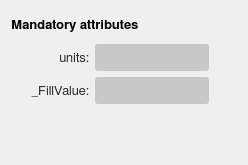
     <widget class="QWidget" name="layoutWidget">
      <layout class="QVBoxLayout" name="verticalLayout">
       <item>
        <layout class="QHBoxLayout" name="horizontalLayout">
         <item>
          <widget class="QLabel" name="vw_mandatoryAttributes_lb">
           <property name="minimumSize">
            <size>
             <width>0</width>
             <height>27</height>
            </size>
           </property>
           <property name="maximumSize">
            <size>
             <width>16777215</width>
             <height>27</height>
            </size>
           </property>
           <property name="font">
            <font>
             <family>FreeSans</family>
             <pointsize>10</pointsize>
             <weight>75</weight>
             <bold>true</bold>
             <stylestrategy>PreferAntialias</stylestrategy>
             <kerning>true</kerning>
            </font>
           </property>
           <property name="styleSheet">
            <string notr="true">QLabel {
	color: black;
}</string>
           </property>
           <property name="text">
            <string>Mandatory attributes</string>
           </property>
          </widget>
         </item>
         <item>
          <spacer name="horizontalSpacer_5">
           <property name="orientation">
            <enum>Qt::Horizontal</enum>
           </property>
           <property name="sizeHint" stdset="0">
            <size>
             <width>40</width>
             <height>20</height>
            </size>
           </property>
          </spacer>
         </item>
        </layout>
       </item>
       <item>
        <layout class="QHBoxLayout" name="horizontalLayout_2">
         <item>
          <spacer name="horizontalSpacer_2">
           <property name="orientation">
            <enum>Qt::Horizontal</enum>
           </property>
           <property name="sizeType">
            <enum>QSizePolicy::Fixed</enum>
           </property>
           <property name="sizeHint" stdset="0">
            <size>
             <width>20</width>
             <height>20</height>
            </size>
           </property>
          </spacer>
         </item>
         <item>
          <layout class="QGridLayout" name="gridLayout">
           <item row="0" column="0">
            <widget class="QLabel" name="vw_units_lb">
             <property name="minimumSize">
              <size>
               <width>0</width>
               <height>27</height>
              </size>
             </property>
             <property name="maximumSize">
              <size>
               <width>16777215</width>
               <height>27</height>
              </size>
             </property>
             <property name="font">
              <font>
               <family>FreeSans</family>
               <pointsize>10</pointsize>
               <weight>50</weight>
               <bold>false</bold>
               <stylestrategy>PreferAntialias</stylestrategy>
               <kerning>true</kerning>
              </font>
             </property>
             <property name="toolTip">
              <string>units</string>
             </property>
             <property name="styleSheet">
              <string notr="true">QLabel {
    color: rgb(45,45,45);
}</string>
             </property>
             <property name="text">
              <string>units:</string>
             </property>
             <property name="alignment">
              <set>Qt::AlignRight|Qt::AlignTrailing|Qt::AlignVCenter</set>
             </property>
            </widget>
           </item>
           <item row="0" column="1">
            <widget class="QLineEdit" name="vw_units_ln">
             <property name="enabled">
              <bool>false</bool>
             </property>
             <property name="minimumSize">
              <size>
               <width>0</width>
               <height>27</height>
              </size>
             </property>
             <property name="maximumSize">
              <size>
               <width>16777215</width>
               <height>27</height>
              </size>
             </property>
             <property name="palette">
              <palette>
               <active>
                <colorrole role="WindowText">
                 <brush brushstyle="SolidPattern">
                  <color alpha="255">
                   <red>45</red>
                   <green>45</green>
                   <blue>45</blue>
                  </color>
                 </brush>
                </colorrole>
                <colorrole role="Button">
                 <brush brushstyle="SolidPattern">
                  <color alpha="255">
                   <red>240</red>
                   <green>240</green>
                   <blue>240</blue>
                  </color>
                 </brush>
                </colorrole>
                <colorrole role="Text">
                 <brush brushstyle="SolidPattern">
                  <color alpha="255">
                   <red>45</red>
                   <green>45</green>
                   <blue>45</blue>
                  </color>
                 </brush>
                </colorrole>
                <colorrole role="ButtonText">
                 <brush brushstyle="SolidPattern">
                  <color alpha="255">
                   <red>45</red>
                   <green>45</green>
                   <blue>45</blue>
                  </color>
                 </brush>
                </colorrole>
                <colorrole role="Base">
                 <brush brushstyle="SolidPattern">
                  <color alpha="255">
                   <red>240</red>
                   <green>240</green>
                   <blue>240</blue>
                  </color>
                 </brush>
                </colorrole>
                <colorrole role="Window">
                 <brush brushstyle="SolidPattern">
                  <color alpha="255">
                   <red>240</red>
                   <green>240</green>
                   <blue>240</blue>
                  </color>
                 </brush>
                </colorrole>
                <colorrole role="PlaceholderText">
                 <brush brushstyle="NoBrush">
                  <color alpha="128">
                   <red>45</red>
                   <green>45</green>
                   <blue>45</blue>
                  </color>
                 </brush>
                </colorrole>
               </active>
               <inactive>
                <colorrole role="WindowText">
                 <brush brushstyle="SolidPattern">
                  <color alpha="255">
                   <red>45</red>
                   <green>45</green>
                   <blue>45</blue>
                  </color>
                 </brush>
                </colorrole>
                <colorrole role="Button">
                 <brush brushstyle="SolidPattern">
                  <color alpha="255">
                   <red>240</red>
                   <green>240</green>
                   <blue>240</blue>
                  </color>
                 </brush>
                </colorrole>
                <colorrole role="Text">
                 <brush brushstyle="SolidPattern">
                  <color alpha="255">
                   <red>45</red>
                   <green>45</green>
                   <blue>45</blue>
                  </color>
                 </brush>
                </colorrole>
                <colorrole role="ButtonText">
                 <brush brushstyle="SolidPattern">
                  <color alpha="255">
                   <red>45</red>
                   <green>45</green>
                   <blue>45</blue>
                  </color>
                 </brush>
                </colorrole>
                <colorrole role="Base">
                 <brush brushstyle="SolidPattern">
                  <color alpha="255">
                   <red>240</red>
                   <green>240</green>
                   <blue>240</blue>
                  </color>
                 </brush>
                </colorrole>
                <colorrole role="Window">
                 <brush brushstyle="SolidPattern">
                  <color alpha="255">
                   <red>240</red>
                   <green>240</green>
                   <blue>240</blue>
                  </color>
                 </brush>
                </colorrole>
                <colorrole role="PlaceholderText">
                 <brush brushstyle="NoBrush">
                  <color alpha="128">
                   <red>45</red>
                   <green>45</green>
                   <blue>45</blue>
                  </color>
                 </brush>
                </colorrole>
               </inactive>
               <disabled>
                <colorrole role="WindowText">
                 <brush brushstyle="SolidPattern">
                  <color alpha="255">
                   <red>45</red>
                   <green>45</green>
                   <blue>45</blue>
                  </color>
                 </brush>
                </colorrole>
                <colorrole role="Button">
                 <brush brushstyle="SolidPattern">
                  <color alpha="255">
                   <red>200</red>
                   <green>200</green>
                   <blue>200</blue>
                  </color>
                 </brush>
                </colorrole>
                <colorrole role="Text">
                 <brush brushstyle="SolidPattern">
                  <color alpha="255">
                   <red>45</red>
                   <green>45</green>
                   <blue>45</blue>
                  </color>
                 </brush>
                </colorrole>
                <colorrole role="ButtonText">
                 <brush brushstyle="SolidPattern">
                  <color alpha="255">
                   <red>45</red>
                   <green>45</green>
                   <blue>45</blue>
                  </color>
                 </brush>
                </colorrole>
                <colorrole role="Base">
                 <brush brushstyle="SolidPattern">
                  <color alpha="255">
                   <red>200</red>
                   <green>200</green>
                   <blue>200</blue>
                  </color>
                 </brush>
                </colorrole>
                <colorrole role="Window">
                 <brush brushstyle="SolidPattern">
                  <color alpha="255">
                   <red>200</red>
                   <green>200</green>
                   <blue>200</blue>
                  </color>
                 </brush>
                </colorrole>
                <colorrole role="PlaceholderText">
                 <brush brushstyle="NoBrush">
                  <color alpha="128">
                   <red>45</red>
                   <green>45</green>
                   <blue>45</blue>
                  </color>
                 </brush>
                </colorrole>
               </disabled>
              </palette>
             </property>
             <property name="font">
              <font>
               <family>FreeSans</family>
               <pointsize>9</pointsize>
               <weight>50</weight>
               <bold>false</bold>
               <stylestrategy>PreferAntialias</stylestrategy>
               <kerning>true</kerning>
              </font>
             </property>
             <property name="styleSheet">
              <string notr="true">QLineEdit {
	border-radius: 3px;
	padding: 1px 4px 1px 4px;
	background-color: rgb(240, 240, 240);
    color: rgb(45,45,45);
}

QLineEdit:disabled {
	background-color: rgb(200,200,200);
}</string>
             </property>
             <property name="text">
              <string/>
             </property>
             <property name="frame">
              <bool>false</bool>
             </property>
            </widget>
           </item>
           <item row="1" column="0">
            <widget class="QLabel" name="vw_fillValue_lb">
             <property name="minimumSize">
              <size>
               <width>0</width>
               <height>27</height>
              </size>
             </property>
             <property name="maximumSize">
              <size>
               <width>16777215</width>
               <height>27</height>
              </size>
             </property>
             <property name="font">
              <font>
               <family>FreeSans</family>
               <pointsize>10</pointsize>
               <weight>50</weight>
               <bold>false</bold>
               <stylestrategy>PreferAntialias</stylestrategy>
               <kerning>true</kerning>
              </font>
             </property>
             <property name="styleSheet">
              <string notr="true">QLabel {
    color: rgb(45,45,45);
}</string>
             </property>
             <property name="text">
              <string>_FillValue:</string>
             </property>
             <property name="alignment">
              <set>Qt::AlignRight|Qt::AlignTrailing|Qt::AlignVCenter</set>
             </property>
            </widget>
           </item>
           <item row="1" column="1">
            <widget class="QLineEdit" name="vw_fillValue_ln">
             <property name="enabled">
              <bool>false</bool>
             </property>
             <property name="minimumSize">
              <size>
               <width>0</width>
               <height>27</height>
              </size>
             </property>
             <property name="maximumSize">
              <size>
               <width>16777215</width>
               <height>27</height>
              </size>
             </property>
             <property name="palette">
              <palette>
               <active>
                <colorrole role="WindowText">
                 <brush brushstyle="SolidPattern">
                  <color alpha="255">
                   <red>45</red>
                   <green>45</green>
                   <blue>45</blue>
                  </color>
                 </brush>
                </colorrole>
                <colorrole role="Button">
                 <brush brushstyle="SolidPattern">
                  <color alpha="255">
                   <red>240</red>
                   <green>240</green>
                   <blue>240</blue>
                  </color>
                 </brush>
                </colorrole>
                <colorrole role="Text">
                 <brush brushstyle="SolidPattern">
                  <color alpha="255">
                   <red>45</red>
                   <green>45</green>
                   <blue>45</blue>
                  </color>
                 </brush>
                </colorrole>
                <colorrole role="ButtonText">
                 <brush brushstyle="SolidPattern">
                  <color alpha="255">
                   <red>45</red>
                   <green>45</green>
                   <blue>45</blue>
                  </color>
                 </brush>
                </colorrole>
                <colorrole role="Base">
                 <brush brushstyle="SolidPattern">
                  <color alpha="255">
                   <red>240</red>
                   <green>240</green>
                   <blue>240</blue>
                  </color>
                 </brush>
                </colorrole>
                <colorrole role="Window">
                 <brush brushstyle="SolidPattern">
                  <color alpha="255">
                   <red>240</red>
                   <green>240</green>
                   <blue>240</blue>
                  </color>
                 </brush>
                </colorrole>
                <colorrole role="PlaceholderText">
                 <brush brushstyle="NoBrush">
                  <color alpha="128">
                   <red>45</red>
                   <green>45</green>
                   <blue>45</blue>
                  </color>
                 </brush>
                </colorrole>
               </active>
               <inactive>
                <colorrole role="WindowText">
                 <brush brushstyle="SolidPattern">
                  <color alpha="255">
                   <red>45</red>
                   <green>45</green>
                   <blue>45</blue>
                  </color>
                 </brush>
                </colorrole>
                <colorrole role="Button">
                 <brush brushstyle="SolidPattern">
                  <color alpha="255">
                   <red>240</red>
                   <green>240</green>
                   <blue>240</blue>
                  </color>
                 </brush>
                </colorrole>
                <colorrole role="Text">
                 <brush brushstyle="SolidPattern">
                  <color alpha="255">
                   <red>45</red>
                   <green>45</green>
                   <blue>45</blue>
                  </color>
                 </brush>
                </colorrole>
                <colorrole role="ButtonText">
                 <brush brushstyle="SolidPattern">
                  <color alpha="255">
                   <red>45</red>
                   <green>45</green>
                   <blue>45</blue>
                  </color>
                 </brush>
                </colorrole>
                <colorrole role="Base">
                 <brush brushstyle="SolidPattern">
                  <color alpha="255">
                   <red>240</red>
                   <green>240</green>
                   <blue>240</blue>
                  </color>
                 </brush>
                </colorrole>
                <colorrole role="Window">
                 <brush brushstyle="SolidPattern">
                  <color alpha="255">
                   <red>240</red>
                   <green>240</green>
                   <blue>240</blue>
                  </color>
                 </brush>
                </colorrole>
                <colorrole role="PlaceholderText">
                 <brush brushstyle="NoBrush">
                  <color alpha="128">
                   <red>45</red>
                   <green>45</green>
                   <blue>45</blue>
                  </color>
                 </brush>
                </colorrole>
               </inactive>
               <disabled>
                <colorrole role="WindowText">
                 <brush brushstyle="SolidPattern">
                  <color alpha="255">
                   <red>45</red>
                   <green>45</green>
                   <blue>45</blue>
                  </color>
                 </brush>
                </colorrole>
                <colorrole role="Button">
                 <brush brushstyle="SolidPattern">
                  <color alpha="255">
                   <red>200</red>
                   <green>200</green>
                   <blue>200</blue>
                  </color>
                 </brush>
                </colorrole>
                <colorrole role="Text">
                 <brush brushstyle="SolidPattern">
                  <color alpha="255">
                   <red>45</red>
                   <green>45</green>
                   <blue>45</blue>
                  </color>
                 </brush>
                </colorrole>
                <colorrole role="ButtonText">
                 <brush brushstyle="SolidPattern">
                  <color alpha="255">
                   <red>45</red>
                   <green>45</green>
                   <blue>45</blue>
                  </color>
                 </brush>
                </colorrole>
                <colorrole role="Base">
                 <brush brushstyle="SolidPattern">
                  <color alpha="255">
                   <red>200</red>
                   <green>200</green>
                   <blue>200</blue>
                  </color>
                 </brush>
                </colorrole>
                <colorrole role="Window">
                 <brush brushstyle="SolidPattern">
                  <color alpha="255">
                   <red>200</red>
                   <green>200</green>
                   <blue>200</blue>
                  </color>
                 </brush>
                </colorrole>
                <colorrole role="PlaceholderText">
                 <brush brushstyle="NoBrush">
                  <color alpha="128">
                   <red>45</red>
                   <green>45</green>
                   <blue>45</blue>
                  </color>
                 </brush>
                </colorrole>
               </disabled>
              </palette>
             </property>
             <property name="font">
              <font>
               <family>FreeSans</family>
               <pointsize>9</pointsize>
               <weight>50</weight>
               <bold>false</bold>
               <stylestrategy>PreferAntialias</stylestrategy>
               <kerning>true</kerning>
              </font>
             </property>
             <property name="styleSheet">
              <string notr="true">QLineEdit {
	border-radius: 3px;
	padding: 1px 4px 1px 4px;
	background-color: rgb(240, 240, 240);
    color: rgb(45,45,45);
}

QLineEdit:disabled {
	background-color: rgb(200,200,200);
}</string>
             </property>
             <property name="text">
              <string/>
             </property>
             <property name="frame">
              <bool>false</bool>
             </property>
             <property name="readOnly">
              <bool>true</bool>
             </property>
            </widget>
           </item>
          </layout>
         </item>
         <item>
          <spacer name="horizontalSpacer_6">
           <property name="orientation">
            <enum>Qt::Horizontal</enum>
           </property>
           <property name="sizeType">
            <enum>QSizePolicy::Preferred</enum>
           </property>
           <property name="sizeHint" stdset="0">
            <size>
             <width>28</width>
             <height>20</height>
            </size>
           </property>
          </spacer>
         </item>
        </layout>
       </item>
       <item>
        <spacer name="verticalSpacer">
         <property name="orientation">
          <enum>Qt::Vertical</enum>
         </property>
         <property name="sizeType">
          <enum>QSizePolicy::Fixed</enum>
         </property>
         <property name="sizeHint" stdset="0">
          <size>
           <width>20</width>
           <height>10</height>
          </size>
         </property>
        </spacer>
       </item>
       <item>
        <spacer name="verticalSpacer_5">
         <property name="orientation">
          <enum>Qt::Vertical</enum>
         </property>
         <property name="sizeHint" stdset="0">
          <size>
           <width>20</width>
           <height>40</height>
          </size>
         </property>
        </spacer>
       </item>
      </layout>
     </widget>
